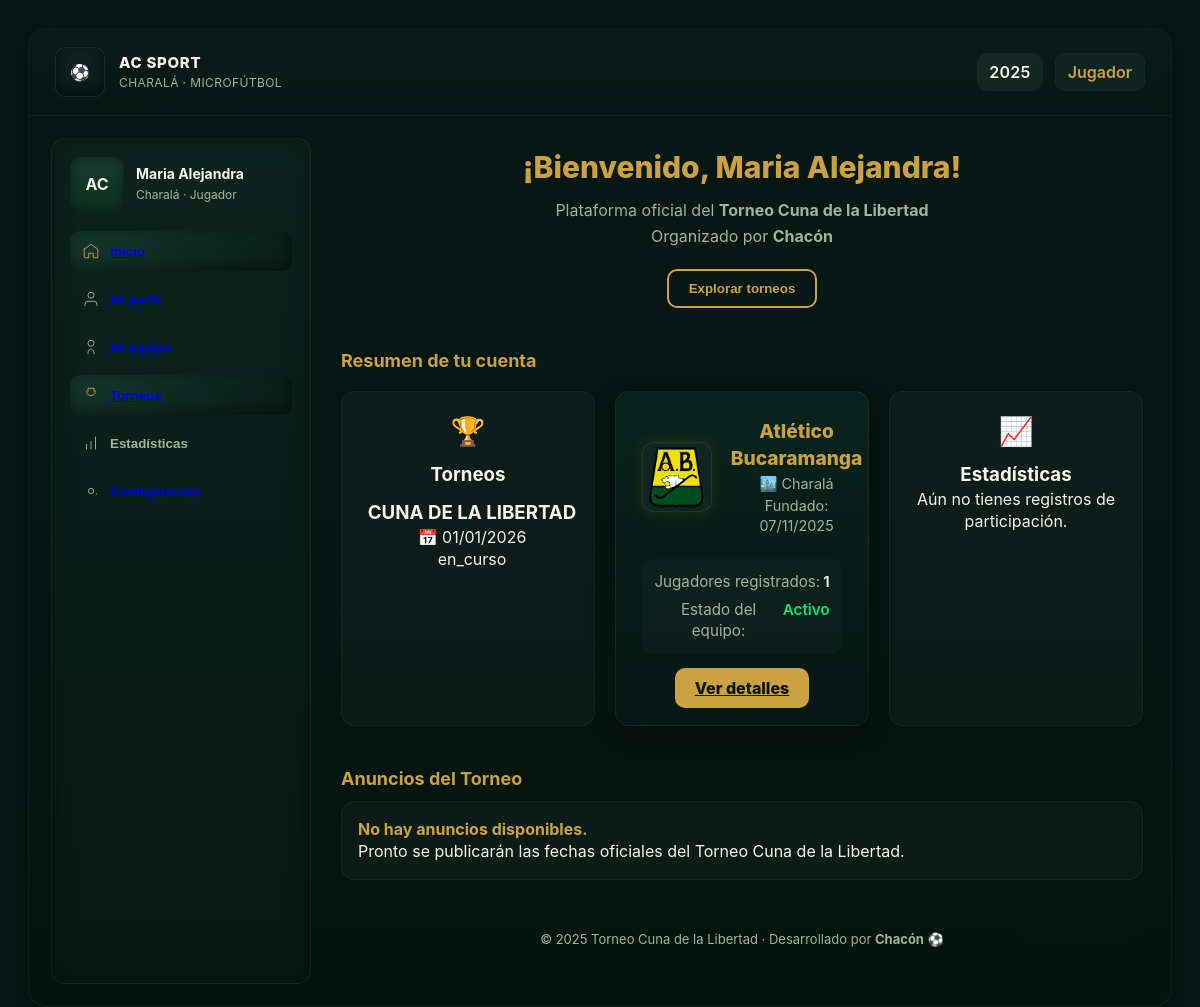
Page /AC-MICRO-SPORT/ (signed in) on the committed database.
### usuarios/models.py (models this page shows, shortened)
class Usuario(AbstractUser):
    foto = models.ImageField(upload_to="foto_perfil")
    fecha_nacimiento = models.DateField(null=True)
    documento = models.CharField(max_length=100,choices=[
        ("C.C","Cédula de ciudadania"),
        ("P.S","Pasaporte"),
        ("T.I","Tarjeta de identidad")],default="C.C")
    num_document = models.CharField(max_length=15,unique=True)
    celular = models.CharField(max_length=10,unique=True)
    equipos = models.ForeignKey(Equipo,on_delete=models.SET_NULL,null=True,blank=True,related_name='jugadores')
    posicion = models.CharField(max_length=50,
                                choices=[("arquero","ARQUERO"),("cierre","CIERRE"),("ala","ALA"),("pívot","PIVOT")],
                                blank=True,null=True)
    numero_camisa = models.PositiveIntegerField(null=True)
    class Meta:
        verbose_name = "Usuario"
        verbose_name_plural = "Usuarios"

### Torneo/models.py (models this page shows, shortened)
class Equipo(models.Model):
    escudo = models.ImageField(upload_to="escudo_equipo",blank=False,null=False)
    nombre = models.CharField(max_length=50,unique=True)
    fecha_creacion = models.DateField(auto_now_add=True)
    fecha_update = models.DateTimeField(auto_now=True)
    municipio = models.CharField(max_length=50,help_text="Municipio del equipo",blank=False,null=False)
    capitan = models.OneToOneField("usuarios.Usuario",on_delete=models.SET_NULL, null=True,blank=True)
    activo = models.BooleanField(default=True)
    class Meta:
        verbose_name = "Equipo"
        verbose_name_plural = "Equipos"

class Torneo(models.Model):
    ESTADOS_TORNEO = [
        ('inscripcion', 'En Inscripción'),
        ('programado', 'Programado'),
        ('en_curso', 'En Curso'),
        ('finalizado', 'Finalizado'),
        ('cancelado', 'Cancelado'),
    ]
    FORMATOS_TORNEO = [
        ('liga', 'Liga Todos contra Todos'),
        ('eliminacion', 'Eliminación Directa'),
        ('grupos', 'Fase de Grupos + Eliminación'),
    ]
    logo_torneo = models.ImageField(upload_to="LogoTorneo/")
    nombre = models.CharField(max_length=100,unique=True)
    descripcion = models.TextField(blank=True)
    representante = models.CharField(max_length=100)
    celular_contacto = models.CharField(max_length=10)
    email_contacto = models.EmailField(blank=True,default='agudelochacon@gmail.com')
    formato = models.CharField(max_length=50,choices=FORMATOS_TORNEO,default='grupos')
    estado = models.CharField(max_length=50,choices=ESTADOS_TORNEO,default='inscripcion')
    max_equipos = models.PositiveIntegerField(default=30,validators=[MinValueValidator(15),MaxValueValidator(30)])
    fecha_inicio_inscripcion = models.DateField()
    fecha_fin_inscripcion = models.DateField()
    fecha_inicio_torneo = models.DateField(null=True,blank=True)
    fecha_fin_torneo = models.DateField(null=True,blank=True)
    fecha_creacion = models.DateField(auto_now_add=True)
    fecha_actualizacion = models.DateTimeField(auto_now=True)
    jugadores_por_equipo = models.PositiveSmallIntegerField(default=10)
    class Meta:
        verbose_name = "Torneo"
        verbose_name_plural = "Torneos"
        ordering = ["-fecha_creacion"]

### Home/views.py (the view)
# urls.py: path("AC-MICRO-SPORT/",views.Inicio.as_view(),name="plataforma_inicio")
class Inicio(TemplateView):
    template_name = 'home/inicio.html'
    def get_context_data(self, **kwargs):
        context = super().get_context_data(**kwargs)
        torneos = Charala.objects.filter(inscripciones__equipo__jugadores=self.request.user)
        context["torneos"] = torneos
        context["usuario"] = Usuario.objects.filter(pk=self.request.user.pk).first()
        return context

### Home/templates/home/inicio.html (shortened to what this page needs)
{% extends 'plataforma.html' %}
{% load static %}
{% block content %}
<link rel="stylesheet" href="{% static 'css/inicio.css' %}">
<main class="app-main">
  <section class="inicio-welcome">
    <h1 class="welcome-title">¡Bienvenido, {{ usuario.first_name|default:"Jugador" }}!</h1>
    <p class="welcome-subtitle">
      Plataforma oficial del <strong>Torneo Cuna de la Libertad</strong><br>
      Organizado por <strong>Chacón</strong>
    </p>
    <button class="btn-main">Explorar torneos</button>
  </section>
  <section class="inicio-panels">
    <h2>Resumen de tu cuenta</h2>
    <div class="inicio-cards">
      <div class="inicio-card">
        <div class="icon">🏆</div>
        <h3>Torneos</h3>
        <div class="torneos-grid">
          {% for torneo in torneos %}
          <div class="info-block">
            <h3>{{ torneo.nombre }}</h3>
            <p>📅 {{ torneo.fecha_inicio_torneo|date:"d/m/Y" }}</p>
            <p class="torneo-estado {% if torneo.estado == 'inscripcion' %}inscripcion{% endif %}">
              {{ torneo.estado }}
            </p>
          </div>
          {% empty %}
          <p>No estás inscrito en ningún torneo actualmente.</p>
          {% endfor %}
        </div>
      </div>
      <div class="inicio-card equipo-card">
        {% if usuario.equipos %}
        <div class="equipo-header">
          <img src="{{ usuario.equipos.escudo.url }}" alt="Escudo del equipo" class="escudo-equipo">
          <div class="equipo-info">
            <h3 class="equipo-nombre">{{ usuario.equipos.nombre }}</h3>
            <p class="equipo-municipio">🏙️ {{ usuario.equipos.municipio }}</p>
            <p class="equipo-fecha">Fundado: {{ usuario.equipos.fecha_creacion|date:'d/m/Y' }}</p>
          </div>
        </div>
        <div class="equipo-detalle">
          <div class="dato">
            <span class="label">Jugadores registrados:</span>
            <span class="valor">{{ usuario.equipos.jugadores.count }}</span>
          </div>
          <div class="dato">
            <span class="label">Estado del equipo:</span>
            <span class="valor {% if usuario.equipos.activo %}activo{% else %}inactivo{% endif %}">
              {% if usuario.equipos.activo %}Activo{% else %}Inactivo{% endif %}
            </span>
          </div>
        </div>
        <div class="equipo-actions">
          <a href="{% url 'miequipo:miequipo' %}" class="btn-primary">Ver detalles</a>
        </div>
        {% else %}
        <div class="sin-equipo">
          <div class="icono">⚠️</div>
          <p>No perteneces a ningún equipo todavía.</p> <br> <!--
          <a href="{#}" class="btn-primary">Crear o unirse a un equipo</a> -->
        </div>
        {% endif %}
      </div>
      <div class="inicio-card">
        <div class="icon">📈</div>
        <h3>Estadísticas</h3>
        <p>Aún no tienes registros de participación.</p>
      </div>
    </div>
  </section>
  <section class="inicio-anuncios">
    <h2>Anuncios del Torneo</h2>
    <div class="anuncio-box">
      <p><strong>No hay anuncios disponibles.</strong></p>
      <span>Pronto se publicarán las fechas oficiales del Torneo Cuna de la Libertad.</span>
    </div>
  </section>
  <footer class="inicio-footer">
    © 2025 Torneo Cuna de la Libertad · Desarrollado por <strong>Chacón</strong> ⚽
  </footer>
</main>
{% endblock %}

### templates/sidebar.html (shortened to what this page needs)
<nav class="sidebar" aria-label="Navegación principal">
    <div class="user-row">
        <div class="avatar"> AC </div>
        <div class="user-info">
            <div class="name"> {{request.user.first_name}} </div>
            <div class="meta"> {{request.user.equipos.municipio}} · Jugador</div>
        </div>
    </div>
    <div class="menu" role="menu" aria-label="Menú">
        <button class="active" role="menuitem" aria-current="page">
            <svg width="18" height="18" viewBox="0 0 24 24" fill="none" style="opacity:.95">
                <path d="M3 9.5L12 3l9 6.5V20a1 1 0 0 1-1 1h-5v-6H9v6H4a1 1 0 0 1-1-1V9.5z" stroke="currentColor"
                    stroke-width="1.3" stroke-linecap="round" stroke-linejoin="round" />
            </svg>
            <span> <a href="{% url 'Home:plataforma_inicio' %}"> Inicio </a> </span>
        </button>
        <button role="menuitem">
            <svg width="18" height="18" viewBox="0 0 24 24" fill="none" style="opacity:.95">
                <path d="M20 21v-2a4 4 0 0 0-4-4H8a4 4 0 0 0-4 4v2" stroke="currentColor" stroke-width="1.3"
                    stroke-linecap="round" stroke-linejoin="round" />
                <circle cx="12" cy="7" r="4" stroke="currentColor" stroke-width="1.3" />
            </svg>
            <span> <a href="{% url 'usuario:miperfil' %}"> Mi perfil </a>  </span>
        </button>
        <button role="menuitem">
            <span> <a href="{% url 'miequipo:miequipo' %}"> Mi equipo </a> </span>
        </button>
        <button class="active" role="menuitem">
            <svg width="18" height="18" viewBox="0 0 24 24" fill="none" style="opacity:.95">
                <path d="M8 7V3h8v4" stroke="currentColor" stroke-width="1.3" stroke-linecap="round"
                    stroke-linejoin="round" />
                <path d="M18 7a6 6 0 0 1-12 0" stroke="currentColor" stroke-width="1.3" stroke-linecap="round"
                    stroke-linejoin="round" />
            </svg>
            <span> <a href="{% url 'torneo:torneo' %}">Torneos</a> </span>
        </button>
        <button role="menuitem">
            <span>Estadísticas</span>
        </button>
        <button role="menuitem">
            <svg width="18" height="18" viewBox="0 0 24 24" fill="none" style="opacity:.95">
                <path d="M12 15.5A3.5 3.5 0 1 0 12 8.5a3.5 3.5 0 0 0 0 7z" stroke="currentColor"
                    stroke-width="1.2" />
                <path d="M19.4 15a1.65 1.65 0 0 0 .33 1.82" stroke="currentColor" stroke-width="1.2" />
            </svg>
            <span> <a href="{% url 'configuracion:configuracion' %}">Configuración</a> </span>
        </button>
    </div>
</nav>

### static/css/plataforma.css (style rules this page uses)
:root { --bg: #081816; --panel: #0f2320; --panel-2: #0b201d; --accent: #cba241; --text: #f6f3ea; --muted: #9fb39e; --card-bg: linear-gradient(180deg, rgba(10, 36, 30, 0.95), rgba(6, 24, 20, 0.95)); --glass: rgba(255, 255, 255, 0.03); --radius: 14px; --shadow: 0 10px 30px rgba(3, 8, 6, 0.6); --transition: all 0.25s ease; font-family: 'Inter', system-ui, -apple-system, "Segoe UI", Roboto, "Helvetica Neue", Arial; }
* { box-sizing: border-box; margin: 0; padding: 0; }
html, body, #app { height: 100%; }
body { background: radial-gradient(1200px 600px at 10% 10%, rgba(4, 18, 15, 0.7), transparent 10%), radial-gradient(900px 400px at 90% 90%, rgba(6, 28, 23, 0.6), transparent 10%), var(--bg); color: var(--text); -webkit-font-smoothing: antialiased; -moz-osx-font-smoothing: grayscale; line-height: 1.4; padding: 28px; }
nav.sidebar { background: linear-gradient(180deg, rgba(14, 42, 34, 0.65), rgba(8, 28, 22, 0.65)); border-radius: var(--radius); padding: 18px; min-height: 520px; border: 1px solid rgba(255, 255, 255, 0.04); box-shadow: inset 0 0 25px rgba(0, 0, 0, 0.25); transition: var(--transition); }
.user-row { display: flex; align-items: center; gap: 12px; margin-bottom: 20px; }
.avatar { width: 54px; height: 54px; border-radius: 10px; background: linear-gradient(180deg, #163a2f, #0b301f); display: flex; align-items: center; justify-content: center; font-weight: 700; color: var(--text); box-shadow: inset 0 0 10px rgba(0, 0, 0, 0.4); }
.user-info { font-size: 14px; }
.user-info .name { font-weight: 700; }
.user-info .meta { font-size: 12px; color: var(--muted); margin-top: 4px; }
.menu { margin-top: 4px; display: flex; flex-direction: column; gap: 8px; }
.menu button { display: flex; align-items: center; gap: 10px; padding: 11px 12px; border-radius: 10px; border: none; background: transparent; color: var(--muted); font-weight: 600; cursor: pointer; transition: var(--transition); }
.menu button.active { background: linear-gradient(90deg, rgba(22, 58, 47, 0.85), rgba(8, 30, 24, 0.3)); color: var(--accent); box-shadow: inset 0 -6px 18px rgba(0, 0, 0, 0.4); }
main.app-main { padding: 8px 6px 36px 6px; }
.btn-primary { background: var(--accent); color: #07120c; padding: 10px 14px; border-radius: 10px; font-weight: 800; border: none; cursor: pointer; transition: var(--transition); }

### rows in the picture
Usuario: user.first_name "Maria Alejandra", user.equipos.municipio "Charalá", first_name "Maria Alejandra", equipos.escudo (picture), equipos.nombre "Atlético Bucaramanga", equipos.municipio "Charalá", equipos.fecha_creacion "07/11/2025", equipos.jugadores.count "1"
Torneo: nombre "CUNA DE LA LIBERTAD", fecha_inicio_torneo "01/01/2026", estado "en_curso"
